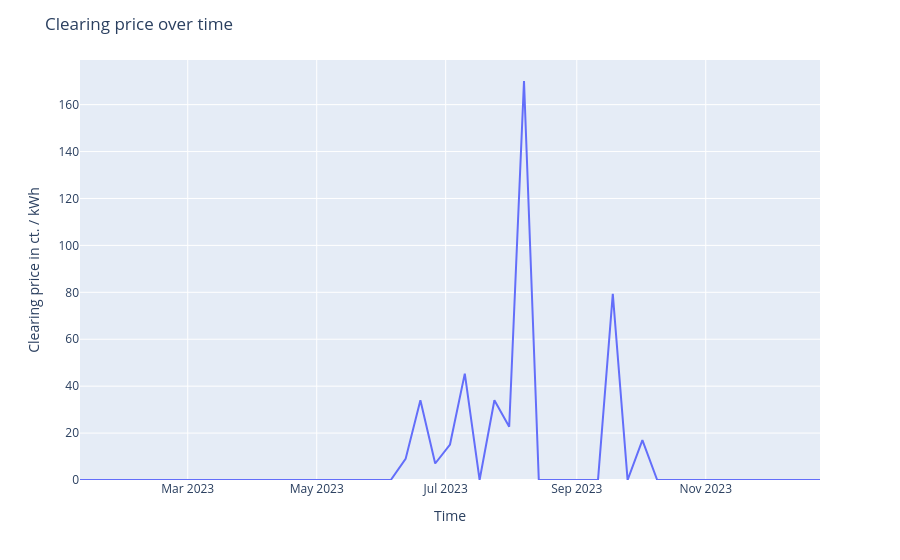

Notebook cell for this chart:
### Markdown cell above
# Prices / Welfare over time

### Code cell
sql = f"""
SELECT
	start_time,
	sum(volume) as bid_volume,
	sum(accepted_volume) as accepted_volume,
	avg(price) as avg_bid_price,
	avg(accepted_price) * 100 as clearing_price,
	sum(abs(accepted_price-price)) as welfare
FROM market_orders
WHERE {SIM_FILTER}
GROUP BY start_time
"""
prices_over_time = pd.read_sql(sql, con)
fig = px.line(prices_over_time, "start_time", "clearing_price")
fig.update_layout(
    title="Clearing price over time",
    xaxis_title="Time",
    yaxis_title="Clearing price in ct. / kWh")
fig.update_yaxes(rangemode="tozero")
